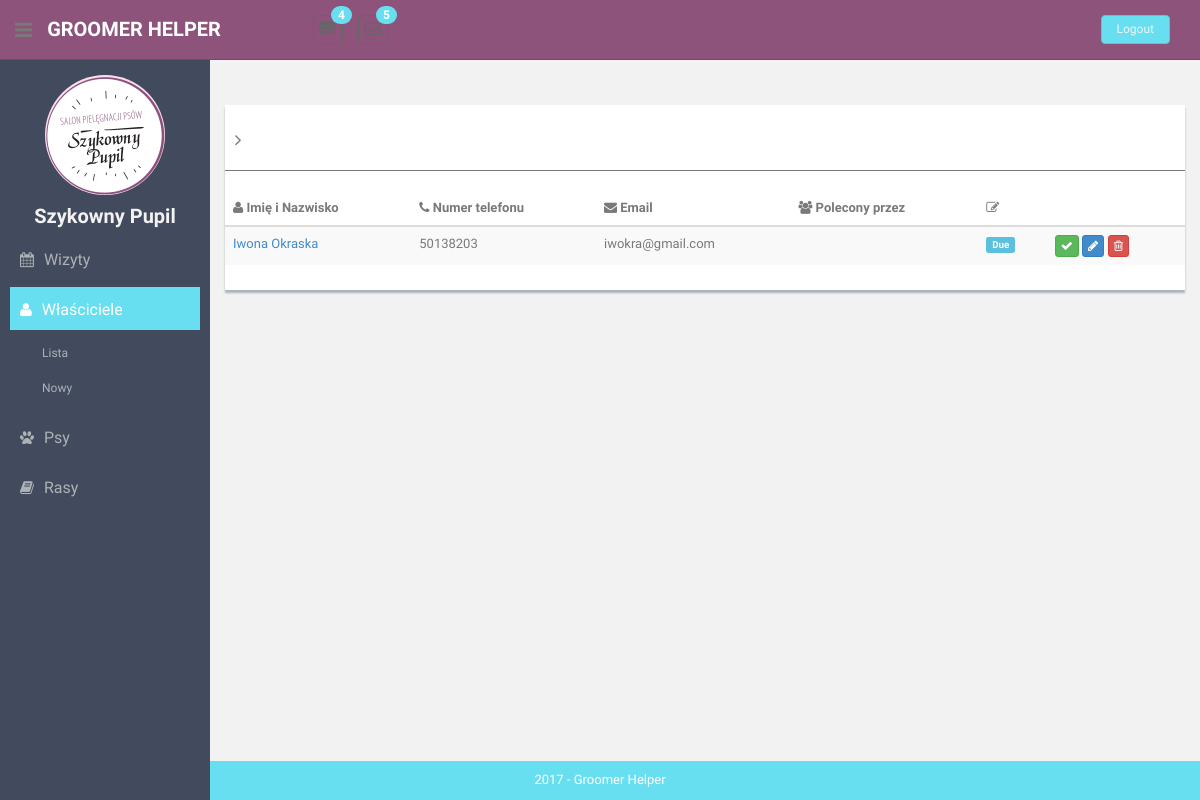
Page /owners/ on the earlier database version.
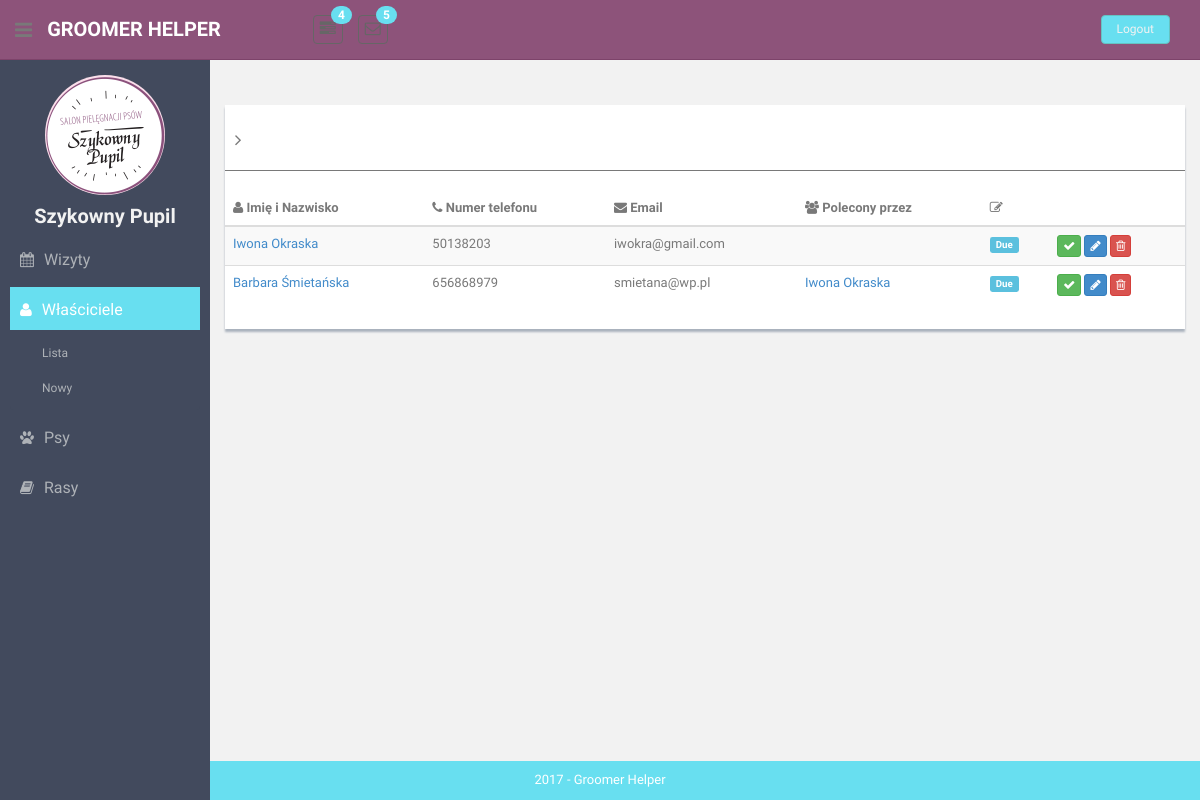
Same page on the later database version.
### owners/models.py (models this page shows)
class Owner(models.Model):
    full_name = models.TextField(max_length=100, blank=True, null=True)
    phone_number = models.TextField(max_length=20, blank=False, null=False)
    email = models.EmailField(max_length=100, blank=True, null=True)
    location = models.TextField(max_length=200, blank=True, null=True)
    recommended_by = models.ForeignKey('Owner', null=True, on_delete=models.CASCADE)
    def __str__(self):
        return "".join(self.full_name)

### owners/views.py (the view)
# urls.py: path('', views.OwnerListView.as_view(), name='owners-list'),
class OwnerListView(ListView):
    template_name = "owners/list.html"
    model = Owner
    def get_context_data(self, **kwargs):
        context = super().get_context_data(**kwargs)
        context['owners'] = Owner.objects.all()
        return context

### templatetags/templatetags/my_templatetags.py (called while the page is built)
@register.simple_tag(takes_context=True)
def active(context, pattern_or_urlname):
    try:
        pattern = '^' + reverse(pattern_or_urlname)
    except NoReverseMatch:
        pattern = pattern_or_urlname
    path = context['request'].path
    if re.search(pattern, path):
        return 'active'
    return ''

### templates/owners/list.html
{% extends 'list.html' %}
{% block table-headers %}
    <th><i class="fa fa-user"></i> Imię i Nazwisko</th>
    <th><i class="fa fa-phone"></i> Numer telefonu</th>
    <th><i class="fa fa-envelope"></i> Email</th>
    <th><i class="fa fa-users"></i> Polecony przez</th>
    <th><i class=" fa fa-edit"></i></th>
    <th></th>
{% endblock %}
{% block table-rows %}
    {% for owner in owners %}
        <tr>
            <td><a href="/owners/{{ owner.id }}">{{ owner.full_name }}</a></td>
            <td>{{ owner.phone_number }}</td>
            <td>{{ owner.email }}</td>
            <td>
                {% if owner.recommended_by is not None %}
                <a href="/owners/{{ owner.recommended_by.id }}">
                    {{ owner.recommended_by }}
                </a>
                 {% endif %}
            </td>
            <td><span class="label label-info label-mini">Due</span></td>
            <td>
                <button class="btn btn-success btn-xs"><i class="fa fa-check"></i></button>
                <button class="btn btn-primary btn-xs"><i class="fa fa-pencil"></i></button>
                <button class="btn btn-danger btn-xs"><i class="fa fa-trash-o "></i></button>
            </td>
        </tr>
    {% endfor %}
{% endblock %}

Differences in the rows shown:
added Owner: full_name "Barbara Śmietańska", phone_number "656868979", email "smietana@wp.pl", recommended_by "Iwona Okraska"
